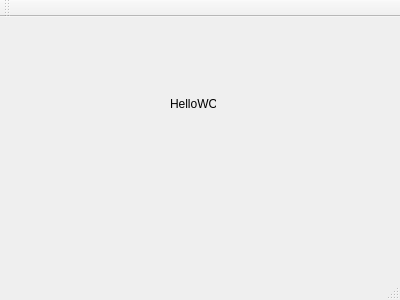
<?xml version="1.0" encoding="UTF-8"?>
<ui version="4.0">
 <class>MainWindow</class>
 <widget class="QMainWindow" name="MainWindow">
  <property name="geometry">
   <rect>
    <x>0</x>
    <y>0</y>
    <width>400</width>
    <height>300</height>
   </rect>
  </property>
  <property name="windowTitle">
   <string>MainWindow</string>
  </property>
  <widget class="QWidget" name="centralWidget">
   <widget class="QLabel" name="label">
    <property name="geometry">
     <rect>
      <x>170</x>
      <y>80</y>
      <width>46</width>
      <height>13</height>
     </rect>
    </property>
    <property name="text">
     <string>HelloWOrld</string>
    </property>
   </widget>
  </widget>
  <widget class="QMenuBar" name="menuBar">
   <property name="geometry">
    <rect>
     <x>0</x>
     <y>0</y>
     <width>400</width>
     <height>21</height>
    </rect>
   </property>
  </widget>
  <widget class="QToolBar" name="mainToolBar">
   <attribute name="toolBarArea">
    <enum>TopToolBarArea</enum>
   </attribute>
   <attribute name="toolBarBreak">
    <bool>false</bool>
   </attribute>
  </widget>
  <widget class="QStatusBar" name="statusBar"/>
 </widget>
 <layoutdefault spacing="6" margin="11"/>
 <resources/>
 <connections/>
</ui>
